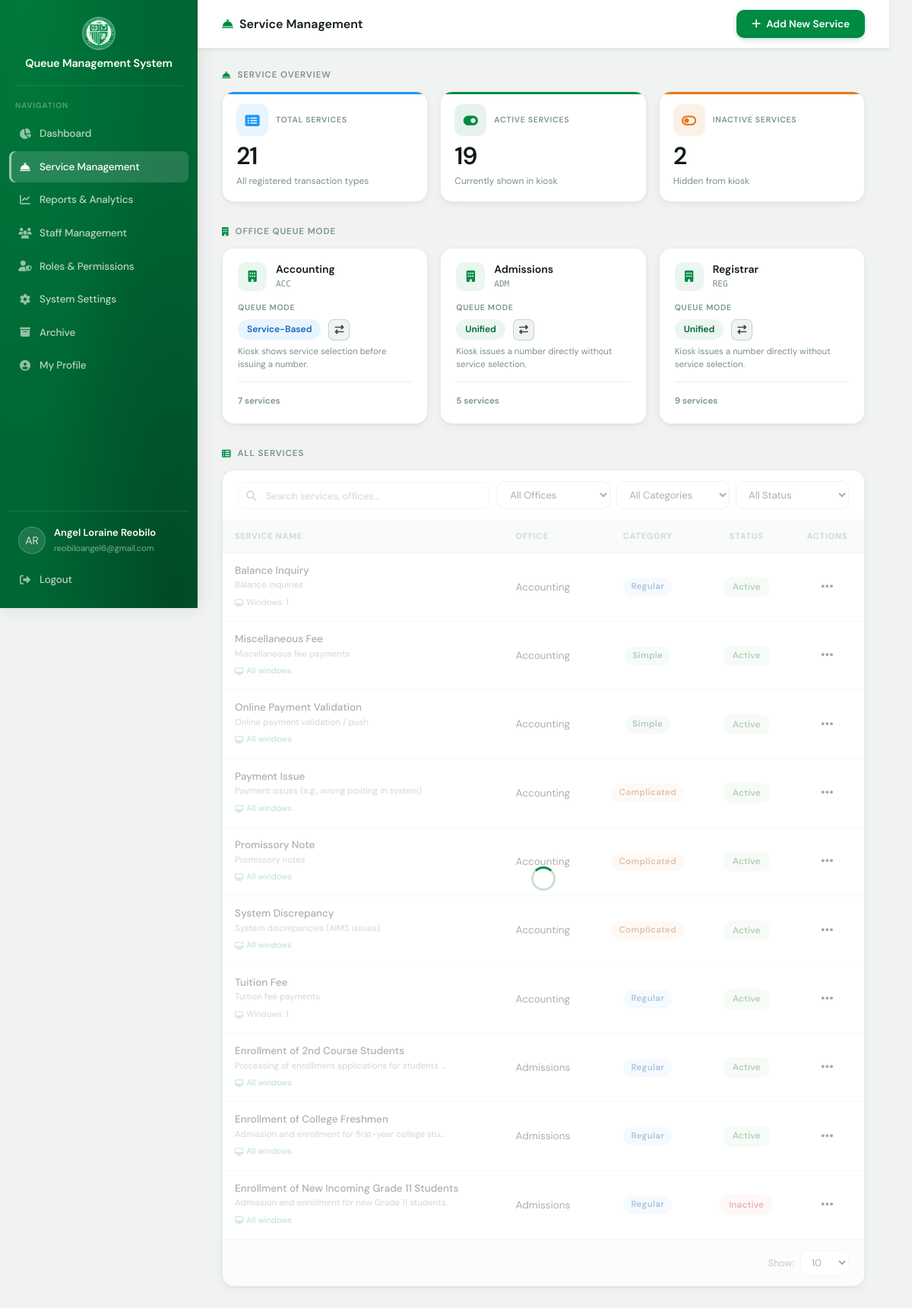
Screenshot of /services.php (signed in) with the database file from the repository.
### tables this page shows
CREATE TABLE `offices` (
  `id` int(11) NOT NULL,
  `name` varchar(100) NOT NULL,
  `code` varchar(20) DEFAULT NULL,
  `description` text DEFAULT NULL,
  `window_count` int(11) DEFAULT 1,
  `queue_mode` enum('unified','service-based') DEFAULT 'unified',
  `created_at` timestamp NOT NULL DEFAULT current_timestamp(),
  `open_time` time NOT NULL DEFAULT '08:00:00',
  `close_time` time NOT NULL DEFAULT '17:00:00',
  `break_start` time DEFAULT NULL,
  `break_end` time DEFAULT NULL,
  `queue_cutoff` time DEFAULT NULL,
  `queue_prefix` varchar(10) NOT NULL DEFAULT '',
  `queue_start_num` smallint(4) NOT NULL DEFAULT 1,
  `daily_reset` tinyint(1) NOT NULL DEFAULT 1,
  `max_queue_limit` smallint(4) NOT NULL DEFAULT 0,
  `auto_close` tinyint(1) NOT NULL DEFAULT 1,
  `service_hours` varchar(100) DEFAULT NULL,
  `location_info` varchar(255) DEFAULT NULL
);

CREATE TABLE `transaction_types` (
  `id` int(11) NOT NULL,
  `name` varchar(100) NOT NULL,
  `category` enum('simple','regular','complicated') NOT NULL,
  `description` text DEFAULT NULL,
  `is_active` tinyint(1) NOT NULL DEFAULT 1,
  `is_deleted` tinyint(1) NOT NULL DEFAULT 0,
  `office_id` int(11) DEFAULT NULL,
  `created_at` timestamp NOT NULL DEFAULT current_timestamp(),
  `deleted_at` datetime DEFAULT NULL
);

### services.php (the view, shortened to what the rows shown need)
<?php
require_once __DIR__ . '/includes/db.php';
require_once __DIR__ . '/includes/auth.php';
require_once __DIR__ . '/api/service_functions.php';
$currentUser = getCurrentUser();
$canEditServices   = hasPermission('edit_services');
$isAdmin           = ($_SESSION['role_id'] ?? null) === 1 || ($_SESSION['role'] ?? '') === 'admin';
$canDeleteServices = $isAdmin;
$isOfficeScoped    = !$isAdmin && !empty($currentUser['office_id']);
$staffOfficeId     = $currentUser['office_id'] ?? null;
$officeInfo        = ($isOfficeScoped && $staffOfficeId) ? getOfficeInfo($db, $staffOfficeId) : null;
$staffOfficeName   = $officeInfo['name'] ?? null;
$offices  = getAllOffices($db->getConnection());
$services = $isOfficeScoped
    ? getAllServicesWithOffice($db->getConnection(), $staffOfficeId)
    : getAllServicesWithOffice($db->getConnection());
$pageLimit = 10;
$servicesByOffice = [];
foreach ($services as $svc) {
    $servicesByOffice[$svc['office_id']][] = $svc;
}
?>
<!DOCTYPE html>
<html lang="en">
<head>
    <link rel="stylesheet" href="css/style.css">
    <link rel="stylesheet" href="css/dashboard.css">
    <link rel="stylesheet" href="css/services.css">
    <link rel="stylesheet" href="https://cdnjs.cloudflare.com/ajax/libs/font-awesome/6.4.0/css/all.min.css">
</head>
<body>
    <div class="services-container">
        <?php include 'includes/sidebar.php'; ?>
        <div class="services-body">
            <header class="dashboard-header">
                <div class="header-left">
                    <h2 class="header-page-title">
                        <i class="fas fa-concierge-bell"></i> Service Management
                    </h2>
                </div>
            </header>
            <div class="dashboard-main">
                <div class="dashboard-content">
                    <h2 class="section-title"><i class="fas fa-concierge-bell"></i> Service Overview</h2>
                    <?php if (hasPermission('manage_settings')): ?>
                        <h2 class="section-title"><i class="fas fa-building"></i> Office Queue Mode</h2>
                        <div class="office-mode-grid">
                            <?php foreach ($offices as $office): ?>
                                <div class="office-mode-card" id="office-card-<?php echo $office['id']; ?>">
                                    <div class="office-mode-header">
                                        <div class="office-mode-icon"><i class="fas fa-building"></i></div>
                                        <div>
                                            <div class="office-mode-name"><?php echo htmlspecialchars($office['name']); ?></div>
                                            <?php if ($office['code']): ?>
                                                <div class="office-mode-code"><?php echo htmlspecialchars($office['code']); ?></div>
                                            <?php endif; ?>
                                        </div>
                                    </div>
                                    <div class="office-mode-body">
                                        <div class="queue-mode-label">Queue Mode</div>
                                        <div class="queue-mode-toggle-wrap">
                                            <span class="queue-mode-value <?php echo $office['queue_mode'] === 'service-based' ? 'mode-service' : 'mode-unified'; ?>"
                                                id="office-mode-label-<?php echo $office['id']; ?>">
                                                <?php echo $office['queue_mode'] === 'service-based' ? 'Service-Based' : 'Unified'; ?>
                                            </span>
                                            <button type="button" class="btn-mode-toggle"
                                                title="Switch queue mode"
                                                onclick="toggleQueueMode(<?php echo $office['id']; ?>, this)">
                                                <i class="fas fa-exchange-alt"></i>
                                            </button>
                                        </div>
                                        <p class="queue-mode-desc" id="office-mode-desc-<?php echo $office['id']; ?>">
                                            <?php if ($office['queue_mode'] === 'service-based'): ?>
                                                Kiosk shows service selection before issuing a number.
                                            <?php else: ?>
                                                Kiosk issues a number directly without service selection.
                                            <?php endif; ?>
                                        </p>
                                    </div>
                                    <div class="office-mode-footer">
                                        <?php $cnt = count($servicesByOffice[$office['id']] ?? []); ?>
                                        <span class="svc-count-badge">
                                            <?php echo $cnt; ?> service<?php echo $cnt !== 1 ? 's' : ''; ?>
                                        </span>
                                    </div>
                                </div>
                            <?php endforeach; ?>
                        </div>
                    <?php endif; ?>
                    <h2 class="section-title">
                        <i class="fas fa-th-list"></i>
                        <?php echo $isOfficeScoped ? htmlspecialchars($staffOfficeName) . ' — Services' : 'All Services'; ?>
                    </h2>
                    <div class="services-table-section">
                        <table class="services-table">
                            <thead>
                                <tr>
                                    <th>Service Name</th>
                                    <th>Office</th>
                                    <th>Category</th>
                                    <th>Status</th>
                                    <?php if ($canEditServices || $canDeleteServices): ?>
                                        <th>Actions</th>
                                    <?php endif; ?>
                                </tr>
                            </thead>
                            <tbody id="servicesTableBody">
                                <?php if (empty($services)): ?>
                                    <tr>
                                        <td colspan="5">
                                            <div class="empty-state">
                                                <div class="empty-state-icon"><i class="fas fa-concierge-bell"></i></div>
                                                <div class="empty-state-title">No services found</div>
                                                <div class="empty-state-message">Add a new service to get started.</div>
                                            </div>
                                        </td>
                                    </tr>
                                <?php else: ?>
                                    <?php foreach (array_slice($services, 0, $pageLimit) as $svc): ?>
                                        <?php $assignedWindows = getWindowsForService($db->getConnection(), $svc['id']); ?>
                                        <tr>
                                            <td>
                                                <div class="service-name-cell">
                                                    <div>
                                                        <div class="svc-name"><?php echo htmlspecialchars($svc['name']); ?></div>
                                                        <?php if ($svc['description']): ?>
                                                            <div class="svc-desc"><?php echo htmlspecialchars($svc['description']); ?></div>
                                                        <?php endif; ?>
                                                        <?php if (!empty($assignedWindows)): ?>
                                                            <div class="svc-windows-hint">
                                                                <i class="fas fa-desktop"></i>
                                                                Windows: <?php echo implode(', ', $assignedWindows); ?>
                                                            </div>
                                                        <?php else: ?>
                                                            <div class="svc-windows-hint svc-windows-all">
                                                                <i class="fas fa-desktop"></i>
                                                                All windows
                                                            </div>
                                                        <?php endif; ?>
                                                    </div>
                                                </div>
                                            </td>
                                            <td><?php echo htmlspecialchars($svc['office_name'] ?? '—'); ?></td>
                                            <td>
                                                <?php if ($svc['category']): ?>
                                                    <span class="category-badge category-<?php echo strtolower($svc['category']); ?>">
                                                        <?php echo ucfirst($svc['category']); ?>
                                                    </span>
                                                <?php else: ?>
                                                    <span class="category-none">—</span>
                                                <?php endif; ?>
                                            </td>
                                            <td>
                                                <span class="status-badge <?php echo $svc['is_active'] ? 'status-active' : 'status-inactive'; ?>">
                                                    <?php echo $svc['is_active'] ? 'Active' : 'Inactive'; ?>
                                                </span>
                                            </td>
                                            <?php if ($canEditServices || $canDeleteServices): ?>
                                                <td>
                                                    <div class="dropdown">
                                                        <button class="dropdown-toggle">
                                                            <i class="fas fa-ellipsis-h"></i>
                                                        </button>
                                                    </div>
                                                </td>
                                            <?php endif; ?>
                                        </tr>
                                    <?php endforeach; ?>
                                <?php endif; ?>
                            </tbody>
                        </table>
                    </div>
                </div>
            </div>
        </div>
    </div>
</body>
</html>

### rows the page displays
offices: name "Accounting", code "ACC", queue_mode "Service-Based", shows "Kiosk shows service selection before issuing a number.", id "7"
offices: name "Admissions", code "ADM", queue_mode "Unified", shows "Kiosk issues a number directly without service selection.", id "5"
offices: name "Registrar", code "REG", queue_mode "Unified", shows "Kiosk issues a number directly without service selection.", id "9"
transaction_types: name "Balance Inquiry", description "Balance inquiries", assignedWindows "1", office.name "Accounting", category "Regular", is_active "Active"
transaction_types: name "Miscellaneous Fee", description "Miscellaneous fee payments", shows "All windows", office.name "Accounting", category "Simple", is_active "Active"
transaction_types: name "Online Payment Validation", description "Online payment validation / push", shows "All windows", office.name "Accounting", category "Simple", is_active "Active"
transaction_types: name "Payment Issue", description "Payment issues (e.g., wrong posting in system)", shows "All windows", office.name "Accounting", category "Complicated", is_active "Active"
transaction_types: name "Promissory Note", description "Promissory notes", shows "All windows", office.name "Accounting", category "Complicated", is_active "Active"
transaction_types: name "System Discrepancy", description "System discrepancies (AIMS issues)", shows "All windows", office.name "Accounting", category "Complicated", is_active "Active"
transaction_types: name "Tuition Fee", description "Tuition fee payments", assignedWindows "1", office.name "Accounting", category "Regular", is_active "Active"
transaction_types: name "Enrollment of 2nd Course Students", description "Processing of enrollment applications for students…", shows "All windows", office.name "Admissions", category "Regular", is_active "Active"
transaction_types: name "Enrollment of College Freshmen", description "Admission and enrollment for first-year college stu…", shows "All windows", office.name "Admissions", category "Regular", is_active "Active"
transaction_types: name "Enrollment of New Incoming Grade 11 Students", description "Admission and enrollment for new Grade 11 students.", shows "All windows", office.name "Admissions", category "Regular", is_active "Inactive"

### other values shown
APP_NAME "Queue Management System"
$initials "AR"
$currentUser['full_name'] "Angel Loraine Reobilo"
$currentUser['email'] "reobiloangel6@gmail.com"
$totalServices "21"
$activeServices "19"
$totalServices - $activeServices "2"
